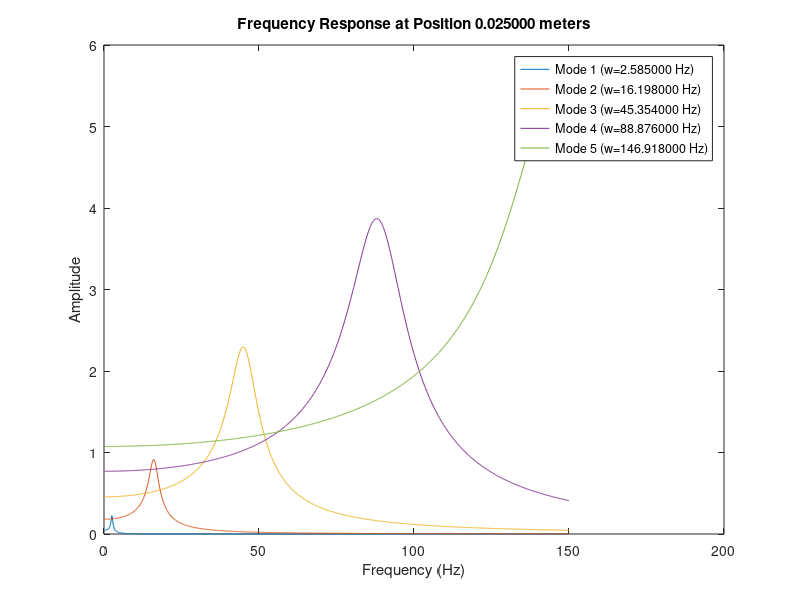
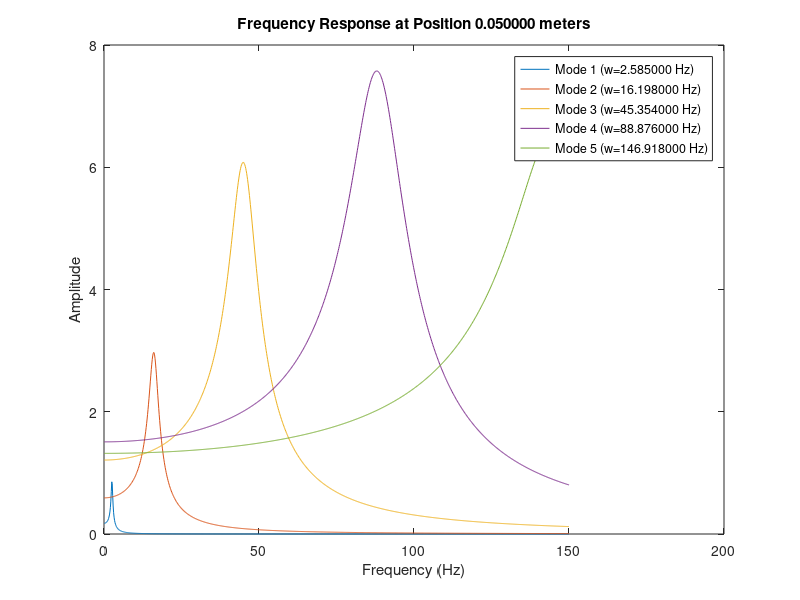
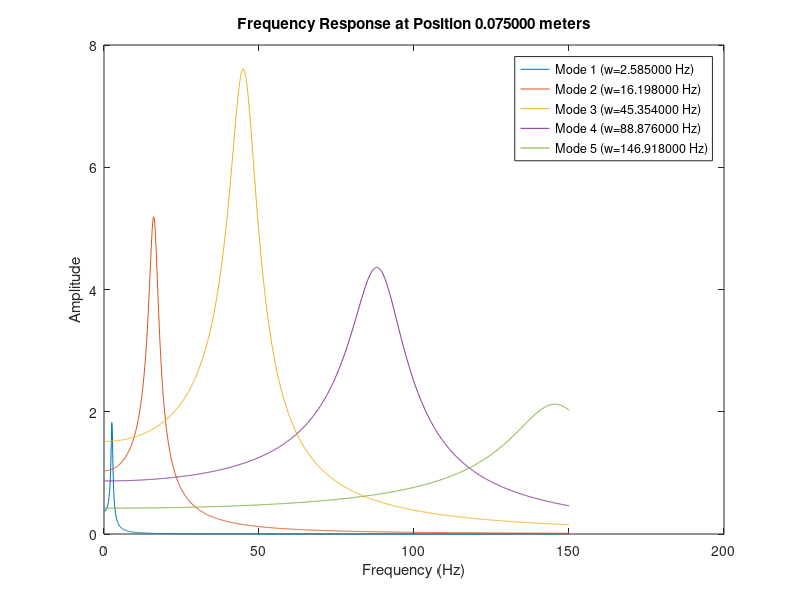
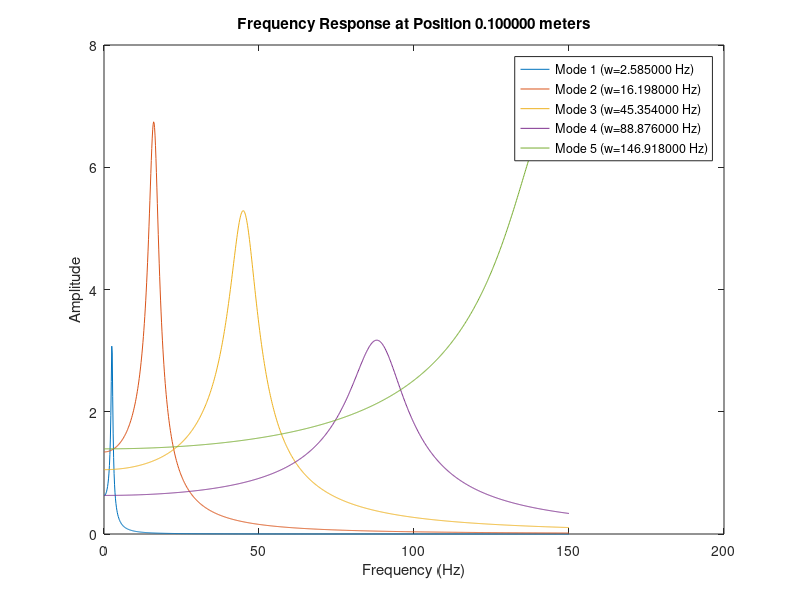

These figures' MATLAB source, in order:
% Constants
L = 0.25; % Length in meters (m)
betas = [7.500, 18.776, 31.419, 43.982, 56.549]; % Beta values for each mode
zeta = 0.1; % Damping ratio for all modes
natural_frequencies = [2.585, 16.198, 45.354, 88.876, 146.918]; % w1 to w5
positions = [0.025, 0.05, 0.075, 0.1, 0.125, 0.15, 0.175, 0.2, 0.225, 0.25]; % 10 positions
% Calculate Wi(x) for each position and beta
wi_values = zeros(length(positions), length(betas));
for i = 1:length(positions)
   x = positions(i);
   for j = 1:length(betas)
       beta = betas(j);
       wi_values(i, j) = (1 / (sin(beta * L) - sinh(beta * L))) * ...
                        ((sin(beta * L) - sinh(beta * L)) * (sin(beta * x) - sinh(beta * x)) + ...
                        (cos(beta * L) + cosh(beta * L)) * (cos(beta * x) - cosh(beta * x)));
   end
end
% Frequency range to evaluate
frequency_range = linspace(0.1, 150, 1000); % 0.1 Hz to 150 Hz
% Calculate and plot the frequency response for each position and mode
for i = 1:length(positions)
   figure;
   for j = 1:length(natural_frequencies)
       wn = natural_frequencies(j);
       wi = wi_values(i, j);
       response_amplitudes = zeros(size(frequency_range));
      
       for k = 1:length(frequency_range)
           frequency = frequency_range(k);
           % Calculate the amplitude of the steady-state response
           r = frequency / wn;
           denominator = sqrt((1 - r^2)^2 + (2*zeta*r)^2);
           amplitude = abs(wi / denominator);
           response_amplitudes(k) = amplitude;
       end
      
       plot(frequency_range, response_amplitudes, 'DisplayName', sprintf('Mode %d (w=%f Hz)', j, wn));
       hold on;
   end
   title(sprintf('Frequency Response at Position %f meters', positions(i)));
   xlabel('Frequency (Hz)');
   ylabel('Amplitude');
   legend;
   hold off;
end

